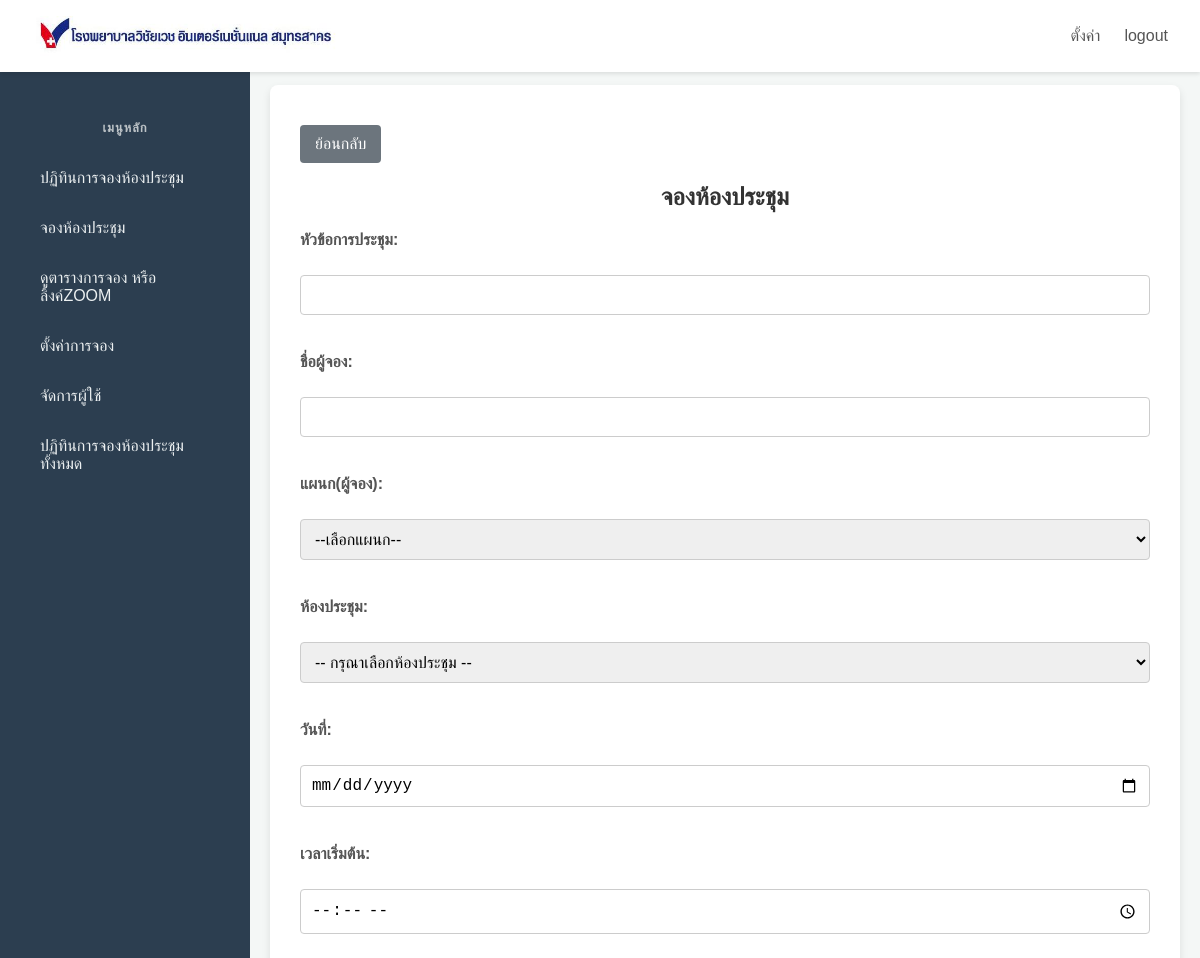
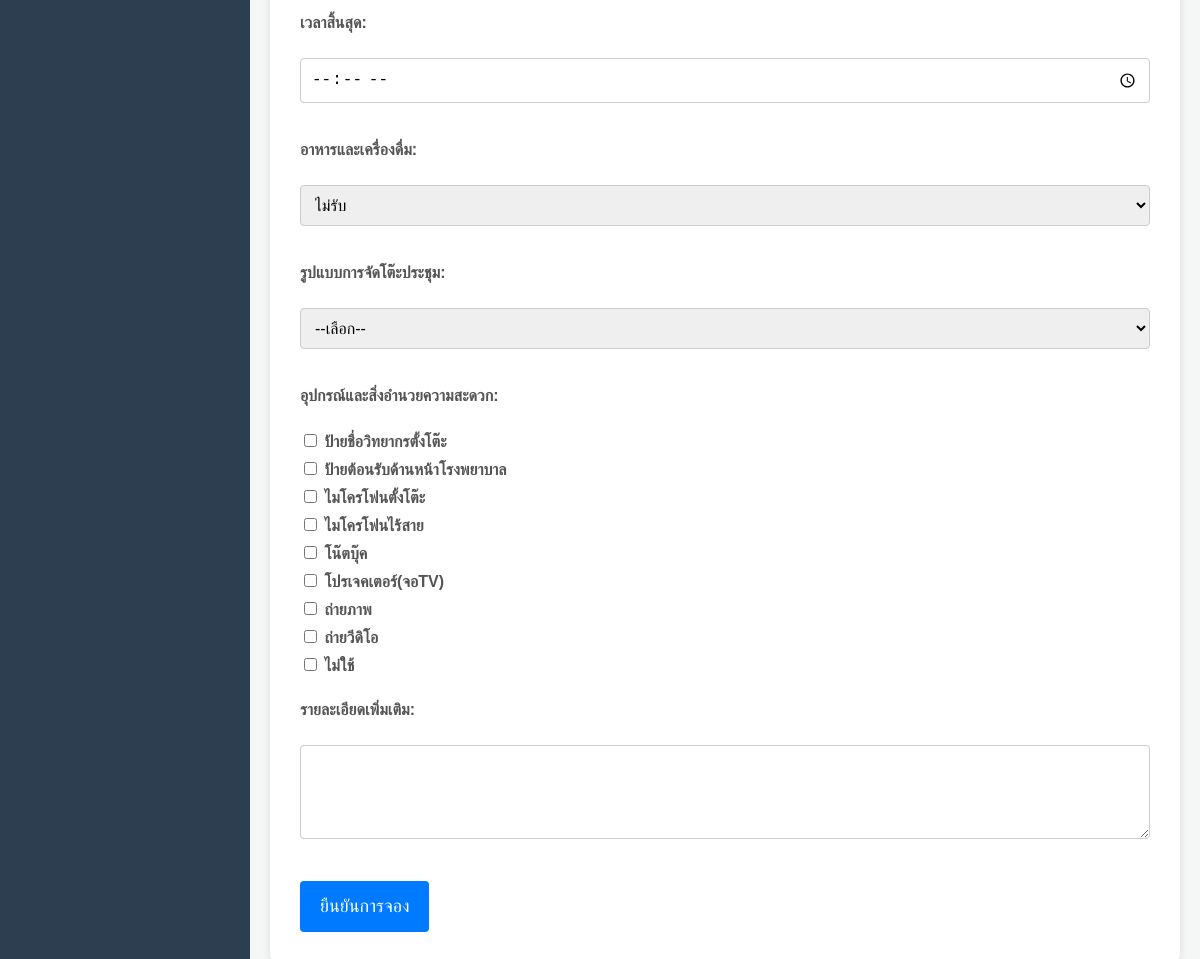
Page /form.php (signed in) on the committed database (2 pictures, top to bottom).
### tables this page shows
CREATE TABLE `facilities` (
  `facility_id` int(11) NOT NULL,
  `facility_name` varchar(255) NOT NULL,
  `is_deleted` tinyint(1) DEFAULT 0
);

### auth.php (called while the page is built, shortened)
<?php
function isAdmin() {
    return isset($_SESSION['role']) && $_SESSION['role'] === 'admin';
}
?>

### form.php (the view, shortened to what this page needs)
<?php
require_once 'auth.php';
$servername = "localhost";
$username = "root";
$password = "";
$dbname = "reservemeeting";
$conn = new mysqli($servername, $username, $password, $dbname);
$conn->set_charset("utf8");
function fetchOptions($conn, $table) {
    $options = [];
    $sql = "SELECT * FROM $table WHERE is_deleted = 0";
    $result = $conn->query($sql);
    if ($result->num_rows > 0) {
        while($row = $result->fetch_assoc()) {
            $options[] = $row;
        }
    }
    return $options;
}
$catering_options = fetchOptions($conn, "catering_options");
$facilities = fetchOptions($conn, "facilities");
?>
<!DOCTYPE html>
<html lang="th">
<head>
    <link rel="stylesheet" href="form.css">
</head>
<body>
    <?php if (isAdmin()): ?>
        <header class="navbar">
            <a href="main.php" class="logo"><img src="VCV_SK2_0.jpg" alt="logo" style="height:40px;vertical-align:middle;"></a>
            <nav class="top-menu">
                <ul>
                    <li><a href="setting.php">ตั้งค่า</a></li>
                    <li><a href="logout2.php">logout</a></li>
                </ul>
            </nav>
        </header>
        <div class="container">
            <aside class="sidebar">
                <nav class="side-menu">
                    <h5>เมนูหลัก</h5>
                    <ul>
                        <li><a href="main.php">ปฏิทินการจองห้องประชุม</a></li>
                        <li><a href="form.php">จองห้องประชุม</a></li>
                        <li><a href="details2.php">ดูตารางการจอง หรือลิ้งค์ZOOM</a></li>
                        <li><a href="form_config.php">ตั้งค่าการจอง</a></li>
                        <li><a href="user.php">จัดการผู้ใช้</a></li>
                        <li><a href="setting.php">ปฏิทินการจองห้องประชุมทั้งหมด</a></li>
                    </ul>
                </nav>
            </aside>
    <?php endif; ?>
        <?php
            $meeting_title = $_GET['meeting_title'] ?? '';
            $organizer = $_GET['organizer'] ?? '';
            $booking_date = $_GET['booking_date'] ?? '';
            $start_time = $_GET['start_time'] ?? '';
            $end_time = $_GET['end_time'] ?? '';
            $catering = $_GET['catering'] ?? '';
            $details2 = $_GET['details2'] ?? '';
            $facilities_selected = $_GET['facilities'] ?? [];
        ?>
            <main class="content">
                <input class="back-button" type="button" value="ย้อนกลับ" onclick="window.location.href='main.php'">
                <h2>จองห้องประชุม</h2>
                <form action="form_process.php" method="POST">
                    <label for="meeting_title">หัวข้อการประชุม:</label><br>
                    <input type="text" id="meeting_title" name="meeting_title" required value="<?= htmlspecialchars($meeting_title) ?>"><br><br>
                    <label for="organizer">ชื่อผู้จอง:</label><br>
                    <input type="text" id="organizer" name="organizer" required value="<?= htmlspecialchars($organizer) ?>"><br><br>
                    <label for="department">แผนก(ผู้จอง):</label><br>
                    <select id="department" name="department" required>
                        <option value="">--เลือกแผนก--</option>
                    </select><br><br>
                    <label for="room_name">ห้องประชุม:</label><br>
                    <select id="room_name" name="room_name" required>
                        <option value="">-- กรุณาเลือกห้องประชุม --</option>
                    </select><br><br>
                    <label for="booking_date">วันที่:</label><br>
                    <input type="date" id="booking_date" name="booking_date" required value="<?= htmlspecialchars($booking_date) ?>"><br><br>
                    <label for="start_time">เวลาเริ่มต้น:</label><br>
                    <input type="time" id="start_time" name="start_time" required value="<?= htmlspecialchars($start_time) ?>"><br><br>
                    <label for="end_time">เวลาสิ้นสุด:</label><br>
                    <input type="time" id="end_time" name="end_time" required value="<?= htmlspecialchars($end_time) ?>"><br><br>
                    <label for="catering">อาหารและเครื่องดื่ม:</label><br>
                    <select id="catering" name="catering">
                        <?php foreach ($catering_options as $option): ?>
                            <option value="<?= htmlspecialchars($option['option_name']) ?>"
                                <?= ($option['option_name'] == $catering ? 'selected' : '') ?>>
                                <?= htmlspecialchars($option['option_name']) ?>
                            </option>
                        <?php endforeach; ?>
                    </select><br><br>
                    <label for="layout">รูปแบบการจัดโต๊ะประชุม:</label><br>
                    <select id="layout" name="layout">
                        <option value="">--เลือก--</option>
                    </select><br><br>
                    <label>อุปกรณ์และสิ่งอำนวยความสะดวก:</label><br>
                    <div class="checkbox-group">
                        <?php foreach ($facilities as $facility): ?>
                            <label>
                                <input type="checkbox" name="facilities[]" value="<?= htmlspecialchars($facility['facility_name']) ?>"
                                    <?= (in_array($facility['facility_name'], $facilities_selected) ? 'checked' : '') ?>>
                                <?= htmlspecialchars($facility['facility_name']) ?>
                            </label>
                        <?php endforeach; ?>
                    </div><br>
                    <label for="details2">รายละเอียดเพิ่มเติม:</label><br>
                    <textarea id="details2" name="details2" rows="4" cols="50"><?= htmlspecialchars($details2) ?></textarea><br><br>
                    <input type="submit" value="ยืนยันการจอง" id="submitBtn">
                </form>
            </main>
    </div>
</body>
</html>

### form.css (style rules this page uses)
body { font-family: 'Sarabun', sans-serif; margin: 0; padding: 0; background-color: #f4f7f6; color: #333; }
.container { display: flex; min-height: 100vh; }
.navbar { display: flex; justify-content: space-between; align-items: center; background-color: #ffffff; padding: 1rem 2rem; box-shadow: 0 2px 4px rgba(0, 0, 0, 0.1); position: fixed; top: 0; left: 0; right: 0; z-index: 1000; }
.logo { font-weight: bold; font-size: 1.5rem; color: #4CAF50; text-decoration: none; }
.top-menu ul { list-style: none; margin: 0; padding: 0; display: flex; }
.top-menu li { margin-left: 1.5rem; }
.top-menu a { text-decoration: none; color: #555; font-weight: 500; transition: color 0.3s ease; }
.sidebar { width: 250px; background-color: #2c3e50; color: #ecf0f1; padding-top: 6rem; position: fixed; height: 100%; left: 0; top: 0; overflow-y: auto; transition: width 0.3s ease; }
.side-menu { padding: 1.5rem; }
.side-menu h5 { color: #bdc3c7; text-align: center; font-size: 0.8rem; letter-spacing: 1px; margin-top: 0; }
.side-menu ul { list-style: none; padding: 0; }
.side-menu li { margin-bottom: 0.5rem; }
.side-menu a { display: block; padding: 0.75rem 1rem; text-decoration: none; color: #ecf0f1; border-radius: 4px; transition: background-color 0.3s ease; }
.content { background-color: #fff; padding: 30px; border-radius: 8px; box-shadow: 0 4px 8px rgba(0, 0, 0, 0.1); margin-left: 270px; margin-right: 20px; margin-top: 85px; margin-bottom: 20px; flex-grow: 1; }
h2 { text-align: center; color: #333; margin-bottom: 20px; }
form label { display: block; margin-bottom: 8px; font-weight: bold; color: #555; }
form input[type="text"], form input[type="date"], form input[type="time"], form select, form textarea { width: 100%; padding: 10px; margin-bottom: 20px; border: 1px solid #ccc; border-radius: 4px; box-sizing: border-box; font-size: 16px; }
form textarea { resize: vertical; }
form input[type="submit"] { background-color: #007BFF; color: #fff; border: none; padding: 15px 20px; border-radius: 4px; cursor: pointer; font-size: 18px; transition: background-color 0.3s ease; }
.back-button { background-color: #6c757d; color: #fff; border: none; padding: 10px 15px; border-radius: 4px; cursor: pointer; font-size: 16px; transition: background-color 0.3s ease; text-decoration: none; display: inline-block; margin-top: 10px; }

### rows in the picture
facilities: facility_name "ป้ายชื่อวิทยากรตั้งโต๊ะ"
facilities: facility_name "ป้ายต้อนรับด้านหน้าโรงพยาบาล"
facilities: facility_name "ไมโครโฟนตั้งโต๊ะ"
facilities: facility_name "ไมโครโฟนไร้สาย"
facilities: facility_name "โน๊ตบุ๊ค"
facilities: facility_name "โปรเจคเตอร์(จอTV)"
facilities: facility_name "ถ่ายภาพ"
facilities: facility_name "ถ่ายวีดิโอ"
facilities: facility_name "ไม่ใช้"

### other values in the picture
form field catering "ไม่รับ"
